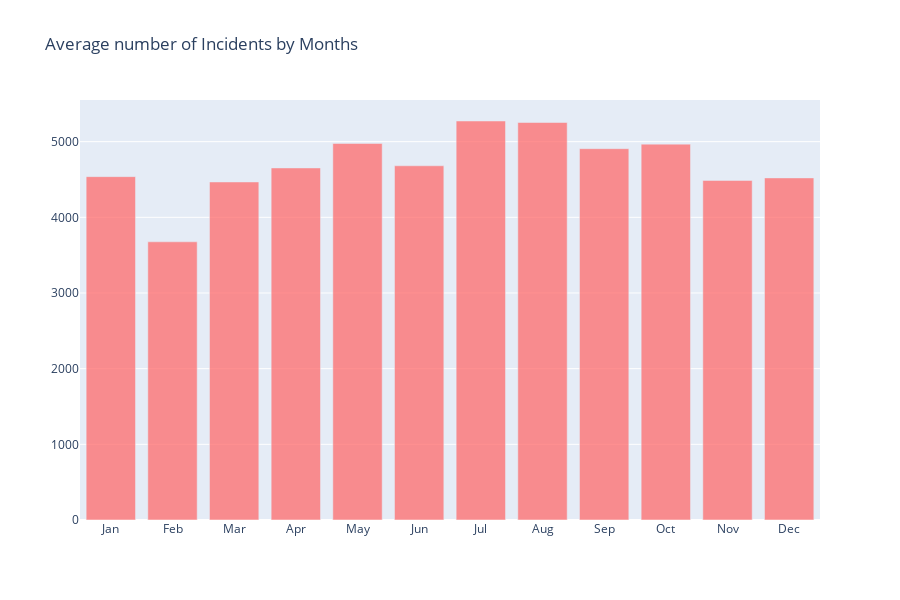

Notebook code for this chart:
### Code cell
# Incidents by month

tempdf = df[df['year'].isin(['2014','2015','2016','2017'])]
tempdf1 = tempdf.groupby(['year','month']).agg({'month' : 'count'}).rename(columns={'month': 'month_count'}).reset_index()
aggregated = tempdf1.groupby(['month']).agg({'month_count' : 'mean'})
x2 = aggregated.index.tolist()
y2 = aggregated.month_count.tolist()
mapp = {}
for m,v in zip(x2, y2):
    mapp[m] = v
xn = [calendar.month_abbr[int(x)] for x in sorted(x2)]
vn = [mapp[x] for x in sorted(x2)]

trace1 = go.Bar(x=xn, y=vn, opacity=0.9, name="month", marker=dict(color='rgba(255, 102, 102, 0.8)'))
layout = dict(height=600, title='Average number of Incidents by Months', legend=dict(orientation="h"));
fig = go.Figure(data=[trace1], layout=layout)
iplot(fig, filename='stacked-bar')

### Figure 1 — Plotly figure (JSON) as saved in the notebook; plotly's stock layout.template omitted (floating-point values rounded to 4 significant figures)
{"data": [{"marker": {"color": "rgba(255, 102, 102, 0.8)"}, "name": "month", "opacity": 0.9, "type": "bar", "x": ["Jan", "Feb", "Mar", "Apr", "May", "Jun", "Jul", "Aug", "Sep", "Oct", "Nov", "Dec"], "y": [4538.0, 3676.0, 4467.0, 4653.0, 4976.0, 4681, 5273, 5253, 4907, 4967.0, 4488.0, 4521]}], "layout": {"height": 600, "legend": {"orientation": "h"}, "title": {"text": "Average number of Incidents by Months"}}}
